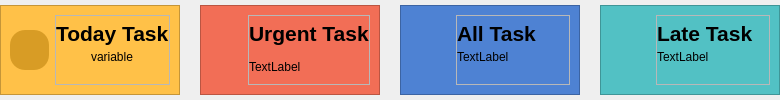
                  <widget class="QWidget" name="cardFrame" native="true">
                   <layout class="QHBoxLayout" name="horizontalLayout_7">
                    <property name="spacing">
                     <number>20</number>
                    </property>
                    <property name="leftMargin">
                     <number>0</number>
                    </property>
                    <property name="topMargin">
                     <number>0</number>
                    </property>
                    <property name="rightMargin">
                     <number>0</number>
                    </property>
                    <property name="bottomMargin">
                     <number>0</number>
                    </property>
                    <item>
                     <widget class="QFrame" name="todayCard">
                      <property name="minimumSize">
                       <size>
                        <width>180</width>
                        <height>80</height>
                       </size>
                      </property>
                      <property name="maximumSize">
                       <size>
                        <width>160</width>
                        <height>90</height>
                       </size>
                      </property>
                      <property name="styleSheet">
                       <string notr="true">#todayCard{
background-color: #ffc148;
}</string>
                      </property>
                      <property name="frameShape">
                       <enum>QFrame::StyledPanel</enum>
                      </property>
                      <property name="frameShadow">
                       <enum>QFrame::Raised</enum>
                      </property>
                      <layout class="QHBoxLayout" name="horizontalLayout_8">
                       <item>
                        <widget class="QLabel" name="todayTaskBG">
                         <property name="minimumSize">
                          <size>
                           <width>0</width>
                           <height>0</height>
                          </size>
                         </property>
                         <property name="maximumSize">
                          <size>
                           <width>40</width>
                           <height>40</height>
                          </size>
                         </property>
                         <property name="styleSheet">
                          <string notr="true">#todayTaskBG {
background-color: #d89c25;
border-radius:15px;
 
}</string>
                         </property>
                         <property name="text">
                          <string/>
                         </property>
                         <property name="pixmap">
                          <pixmap resource="SEP_Project/resources.qrc">:/icons_v2/last-24-hours-svgrepo-com.svg</pixmap>
                         </property>
                         <property name="scaledContents">
                          <bool>true</bool>
                         </property>
                        </widget>
                       </item>
                       <item alignment="Qt::AlignLeft">
                        <widget class="QFrame" name="frame_2">
                         <property name="frameShape">
                          <enum>QFrame::StyledPanel</enum>
                         </property>
                         <property name="frameShadow">
                          <enum>QFrame::Raised</enum>
                         </property>
                         <layout class="QVBoxLayout" name="verticalLayout_3" stretch="0,0">
                          <property name="spacing">
                           <number>0</number>
                          </property>
                          <property name="leftMargin">
                           <number>0</number>
                          </property>
                          <property name="topMargin">
                           <number>0</number>
                          </property>
                          <property name="rightMargin">
                           <number>0</number>
                          </property>
                          <property name="bottomMargin">
                           <number>0</number>
                          </property>
                          <item alignment="Qt::AlignLeft">
                           <widget class="QLabel" name="todayHeader">
                            <property name="font">
                             <font>
                              <pointsize>16</pointsize>
                              <bold>true</bold>
                             </font>
                            </property>
                            <property name="text">
                             <string>Today Task</string>
                            </property>
                           </widget>
                          </item>
                          <item alignment="Qt::AlignHCenter|Qt::AlignTop">
                           <widget class="QLabel" name="todayTask">
                            <property name="text">
                             <string>variable</string>
                            </property>
                           </widget>
                          </item>
                         </layout>
                        </widget>
                       </item>
                      </layout>
                     </widget>
                    </item>
                    <item>
                     <widget class="QFrame" name="urgentCard">
                      <property name="minimumSize">
                       <size>
                        <width>180</width>
                        <height>80</height>
                       </size>
                      </property>
                      <property name="maximumSize">
                       <size>
                        <width>160</width>
                        <height>90</height>
                       </size>
                      </property>
                      <property name="styleSheet">
                       <string notr="true">#urgentCard{
background-color: #f26e56;
}</string>
                      </property>
                      <property name="frameShape">
                       <enum>QFrame::StyledPanel</enum>
                      </property>
                      <property name="frameShadow">
                       <enum>QFrame::Raised</enum>
                      </property>
                      <layout class="QHBoxLayout" name="horizontalLayout_9">
                       <item>
                        <widget class="QLabel" name="todayTaskBG_4">
                         <property name="minimumSize">
                          <size>
                           <width>0</width>
                           <height>0</height>
                          </size>
                         </property>
                         <property name="maximumSize">
                          <size>
                           <width>40</width>
                           <height>40</height>
                          </size>
                         </property>
                         <property name="styleSheet">
                          <string notr="true">#todayTaskBG {
background-color: #d89c25;
border-radius:15px;
}</string>
                         </property>
                         <property name="text">
                          <string/>
                         </property>
                         <property name="pixmap">
                          <pixmap resource="SEP_Project/resources.qrc">:/icons/important-dates-svgrepo-com.svg</pixmap>
                         </property>
                         <property name="scaledContents">
                          <bool>true</bool>
                         </property>
                        </widget>
                       </item>
                       <item alignment="Qt::AlignLeft">
                        <widget class="QFrame" name="frame_4">
                         <property name="frameShape">
                          <enum>QFrame::StyledPanel</enum>
                         </property>
                         <property name="frameShadow">
                          <enum>QFrame::Raised</enum>
                         </property>
                         <layout class="QVBoxLayout" name="verticalLayout_5">
                          <property name="spacing">
                           <number>0</number>
                          </property>
                          <property name="leftMargin">
                           <number>0</number>
                          </property>
                          <property name="topMargin">
                           <number>0</number>
                          </property>
                          <property name="rightMargin">
                           <number>0</number>
                          </property>
                          <property name="bottomMargin">
                           <number>0</number>
                          </property>
                          <item>
                           <widget class="QLabel" name="urgentHeader">
                            <property name="font">
                             <font>
                              <pointsize>16</pointsize>
                              <bold>true</bold>
                             </font>
                            </property>
                            <property name="text">
                             <string>Urgent Task</string>
                            </property>
                           </widget>
                          </item>
                          <item>
                           <widget class="QLabel" name="urgentTask">
                            <property name="text">
                             <string>TextLabel</string>
                            </property>
                           </widget>
                          </item>
                         </layout>
                        </widget>
                       </item>
                      </layout>
                     </widget>
                    </item>
                    <item>
                     <widget class="QFrame" name="allTaskCard">
                      <property name="minimumSize">
                       <size>
                        <width>180</width>
                        <height>80</height>
                       </size>
                      </property>
                      <property name="maximumSize">
                       <size>
                        <width>160</width>
                        <height>90</height>
                       </size>
                      </property>
                      <property name="styleSheet">
                       <string notr="true">#allTaskCard{
background-color: #4e82d3;
}</string>
                      </property>
                      <property name="frameShape">
                       <enum>QFrame::StyledPanel</enum>
                      </property>
                      <property name="frameShadow">
                       <enum>QFrame::Raised</enum>
                      </property>
                      <layout class="QHBoxLayout" name="horizontalLayout_10">
                       <item>
                        <widget class="QLabel" name="todayTaskBG_3">
                         <property name="minimumSize">
                          <size>
                           <width>0</width>
                           <height>0</height>
                          </size>
                         </property>
                         <property name="maximumSize">
                          <size>
                           <width>40</width>
                           <height>40</height>
                          </size>
                         </property>
                         <property name="styleSheet">
                          <string notr="true">#todayTaskBG {
background-color: #d89c25;
border-radius:15px;
 
}</string>
                         </property>
                         <property name="text">
                          <string/>
                         </property>
                         <property name="pixmap">
                          <pixmap resource="SEP_Project/resources.qrc">:/icons_v2/refresh-cw.svg</pixmap>
                         </property>
                         <property name="scaledContents">
                          <bool>true</bool>
                         </property>
                        </widget>
                       </item>
                       <item>
                        <widget class="QFrame" name="frame_3">
                         <property name="frameShape">
                          <enum>QFrame::StyledPanel</enum>
                         </property>
                         <property name="frameShadow">
                          <enum>QFrame::Raised</enum>
                         </property>
                         <layout class="QVBoxLayout" name="verticalLayout_4">
                          <property name="spacing">
                           <number>0</number>
                          </property>
                          <property name="leftMargin">
                           <number>0</number>
                          </property>
                          <property name="topMargin">
                           <number>0</number>
                          </property>
                          <property name="rightMargin">
                           <number>0</number>
                          </property>
                          <property name="bottomMargin">
                           <number>0</number>
                          </property>
                          <item>
                           <widget class="QLabel" name="allTaskHeader">
                            <property name="font">
                             <font>
                              <pointsize>16</pointsize>
                              <bold>true</bold>
                             </font>
                            </property>
                            <property name="text">
                             <string>All Task</string>
                            </property>
                           </widget>
                          </item>
                          <item alignment="Qt::AlignLeft|Qt::AlignTop">
                           <widget class="QLabel" name="allTask">
                            <property name="text">
                             <string>TextLabel</string>
                            </property>
                           </widget>
                          </item>
                         </layout>
                        </widget>
                       </item>
                      </layout>
                     </widget>
                    </item>
                    <item>
                     <widget class="QFrame" name="cancleCard">
                      <property name="minimumSize">
                       <size>
                        <width>180</width>
                        <height>80</height>
                       </size>
                      </property>
                      <property name="maximumSize">
                       <size>
                        <width>160</width>
                        <height>90</height>
                       </size>
                      </property>
                      <property name="styleSheet">
                       <string notr="true">#cancleCard{
background-color: #52c1c4;
}</string>
                      </property>
                      <property name="frameShape">
                       <enum>QFrame::StyledPanel</enum>
                      </property>
                      <property name="frameShadow">
                       <enum>QFrame::Raised</enum>
                      </property>
                      <layout class="QHBoxLayout" name="horizontalLayout_11">
                       <item>
                        <widget class="QLabel" name="todayTaskBG_2">
                         <property name="minimumSize">
                          <size>
                           <width>0</width>
                           <height>0</height>
                          </size>
                         </property>
                         <property name="maximumSize">
                          <size>
                           <width>40</width>
                           <height>40</height>
                          </size>
                         </property>
                         <property name="styleSheet">
                          <string notr="true">#todayTaskBG {
background-color: #d89c25;
border-radius:15px;
 
}</string>
                         </property>
                         <property name="text">
                          <string/>
                         </property>
                         <property name="pixmap">
                          <pixmap resource="SEP_Project/resources.qrc">:/icons_v2/urgent-svgrepo-com.svg</pixmap>
                         </property>
                         <property name="scaledContents">
                          <bool>true</bool>
                         </property>
                        </widget>
                       </item>
                       <item>
                        <widget class="QFrame" name="frame_8">
                         <property name="frameShape">
                          <enum>QFrame::StyledPanel</enum>
                         </property>
                         <property name="frameShadow">
                          <enum>QFrame::Raised</enum>
                         </property>
                         <layout class="QVBoxLayout" name="verticalLayout_14">
                          <property name="spacing">
                           <number>0</number>
                          </property>
                          <property name="leftMargin">
                           <number>0</number>
                          </property>
                          <property name="topMargin">
                           <number>0</number>
                          </property>
                          <property name="rightMargin">
                           <number>0</number>
                          </property>
                          <property name="bottomMargin">
                           <number>0</number>
                          </property>
                          <item>
                           <widget class="QLabel" name="cancleHeader">
                            <property name="font">
                             <font>
                              <pointsize>16</pointsize>
                              <bold>true</bold>
                             </font>
                            </property>
                            <property name="text">
                             <string>Late Task</string>
                            </property>
                           </widget>
                          </item>
                          <item alignment="Qt::AlignLeft|Qt::AlignTop">
                           <widget class="QLabel" name="cancelTask">
                            <property name="text">
                             <string>TextLabel</string>
                            </property>
                           </widget>
                          </item>
                         </layout>
                        </widget>
                       </item>
                      </layout>
                     </widget>
                    </item>
                   </layout>
                  </widget>
